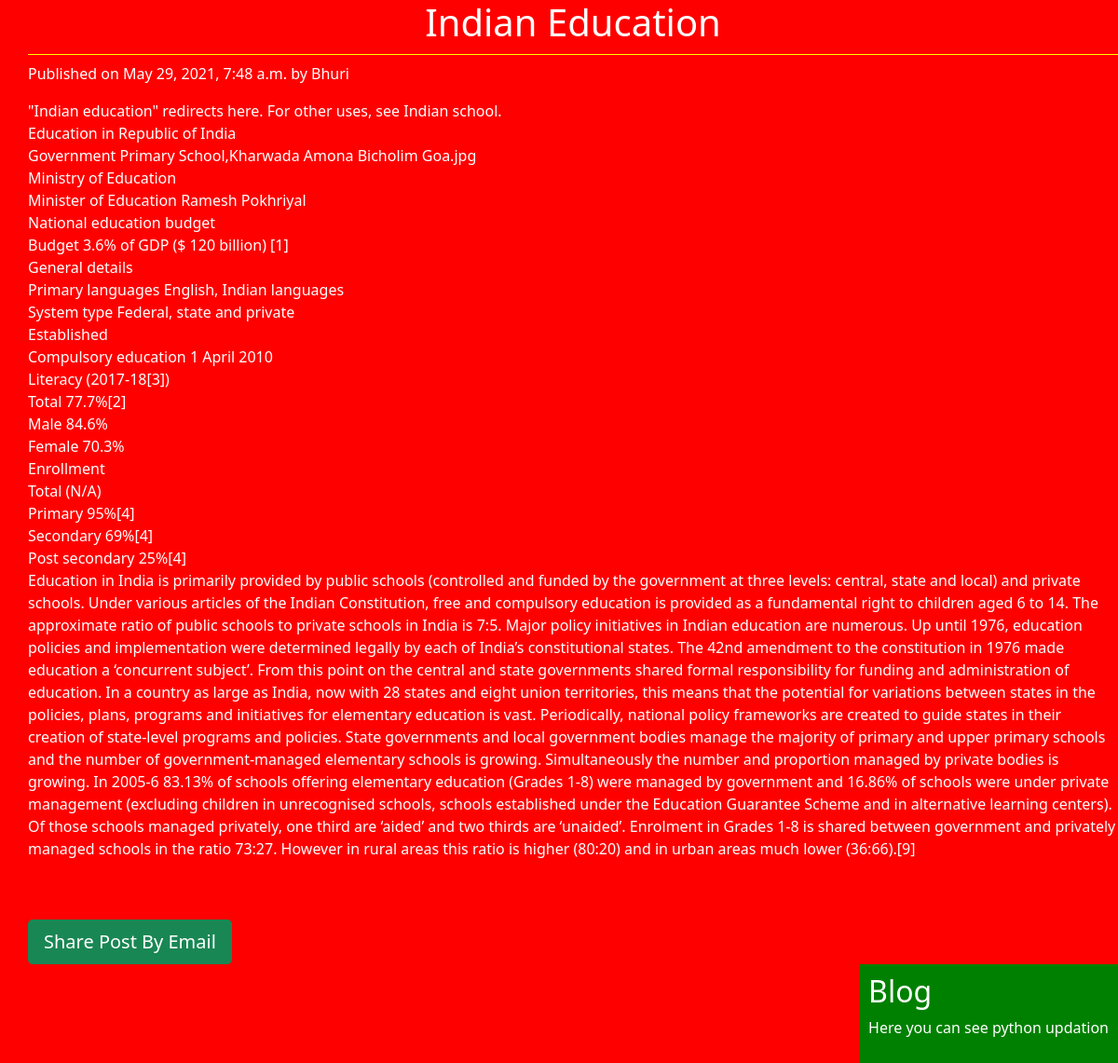
The app's page /2021/05/29/indian-education/ with its own data.
### blog/models.py (models this page shows, shortened)
class Post(models.Model):
    STATUS_CHOICES=(('draft','Draft'),('publish','Publish'))
    title=models.CharField(max_length=256)
    slug=models.SlugField(max_length=264,unique_for_date='publish')
    author=models.ForeignKey(User,related_name='blog_posts',on_delete=models.CASCADE)
    body=models.TextField()
    publish=models.DateTimeField(default=timezone.now)
    created=models.DateTimeField(auto_now_add=True)
    update=models.DateTimeField(auto_now=True)
    status=models.CharField(max_length=10,choices=STATUS_CHOICES,default='draft')
    objects=CustomManager()
    class Meta:
        ordering=('-publish',)

### blog/views.py (the view)
# urls.py: url(r'^(?P<year>\d{4})/(?P<month>\d{2})/(?P<day>\d{2})/(?P<post>[-\w]+)/$',views.post_detail_view,name='post_detail'),
def post_detail_view(r,year,month,day,post):
   post=get_object_or_404(Post,slug=post,
                            status='publish',
                            publish__year=year,
                            publish__month=month,
                            publish__day=day,)
   return render(r,'blog/post_detail.html',{'post':post})

### blog/models.py (called while the page is built)
    def get_queryset(self):
        return super().get_queryset().filter(status='publish')

### templates/blog/post_detail.html (shortened to what this page needs)
{%extends 'blog/base.html'%}
{% block content_block %}
<h1>{{post.title}}</h1>
<p>Published on {{post.publish}} by {{post.author|title}}</p>
{{post.body|linebreaks}}<br><br>
<a href="/{{post.id}}/share" class="btn btn-lg btn-success">Share Post By Email</a>
{% endblock %}

### static/css/blog.css (style rules this page uses)
body { color:white; background: red; }
body { color:white; }
h1 { text-align: center; border-bottom: 1px solid yellow; padding-bottom:10px; }
a { color:Blue; }

### records on screen
Post: publish "May 29, 2021, 7:48 a.m.", author "Bhuri", body "\"Indian education\" redirects here. For other uses, see Indian school. Education in Republic of India Government Primary School,Kharwada Amona Bicholim Goa.jpg Ministry of Education Minister of Education Ramesh Pokhriyal National education budget Budget 3.6% of GDP ($ 120 billion) [1] General details Primary languages English, Indian languages System type Federal, state and private Established Compulsory education 1 April 2010 Literacy (2017-18[3]) Total 77.7%[2] Male 84.6% Female 70.3% Enrollment Total (N/A) Primary 95%[4] Secondary 69%[4] Post secondary 25%[4] Education in India is primarily provided by public schools (controlled and funded by the government at three levels: central, state…"
